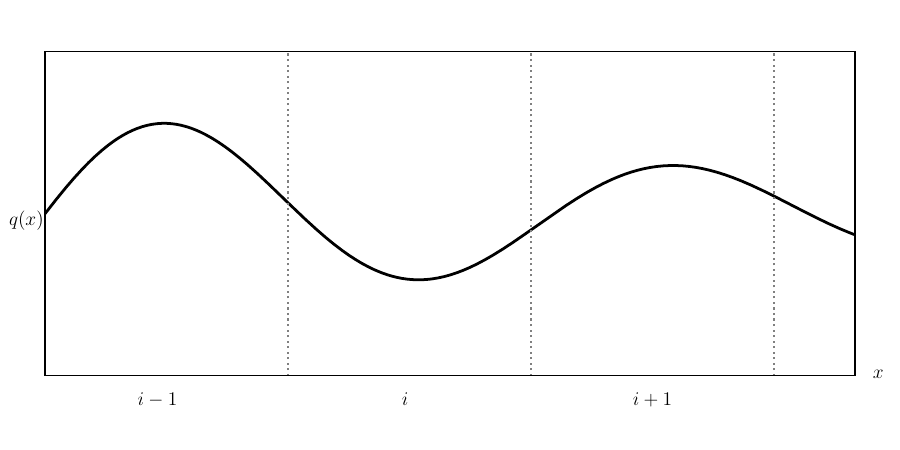

The script that saved this image:
#!/usr/bin/env python3

# -----------------------------------------------------------------
# Draw a plot representing the piecewise constant discretization
# -----------------------------------------------------------------

import numpy as np
from matplotlib import pyplot as plt
import matplotlib.patches as patches


xmin = 0
xmax = 10
ymin = 0
ymax = 4
dx = 3


# some continuous nice looking function to draw
def f(x):
    return 2.0 + 1.3 * np.sin(x) * np.exp(-x / 10)


def integral_f(x):
    return (
        2.0 * x
        - 1.28713 * np.exp(-0.1 * x) * np.cos(x)
        - 0.128713 * np.exp(-0.1 * x) * np.sin(x)
    )


fig = plt.figure(figsize=(9, 4.5))
ax = fig.add_subplot(111, aspect="equal")
ax.set_xlim(xmin, xmax)
ax.set_ylim(ymin, ymax)

ax.set_xticks([])
ax.set_yticks([])

# draw function
x = np.linspace(xmin, xmax, 500)
ax.plot(x, f(x), lw=2, color="k")

x = xmin
while x < xmax:
    x += dx
    # draw grid
    ax.plot([x, x], [ymin, ymax], ":", color="grey")


plt.subplots_adjust(left=0.05, bottom=0.05, right=0.95, top=1., hspace=0, wspace=0)

# annotate
plt.figtext(0.175, 0.1, r"$i-1$", usetex=True, fontsize=14, horizontalalignment="center")
plt.figtext(0.450, 0.1, r"$i$", usetex=True, fontsize=14, horizontalalignment="center")
plt.figtext(0.725, 0.1, r"$i+1$", usetex=True, fontsize=14, horizontalalignment="center")
plt.figtext(0.01, 0.5, r"$q(x)$", usetex=True, fontsize=14)
plt.figtext(0.97, 0.16, r"$x$", usetex=True, fontsize=14)


plt.savefig("adding_cells.pdf")
